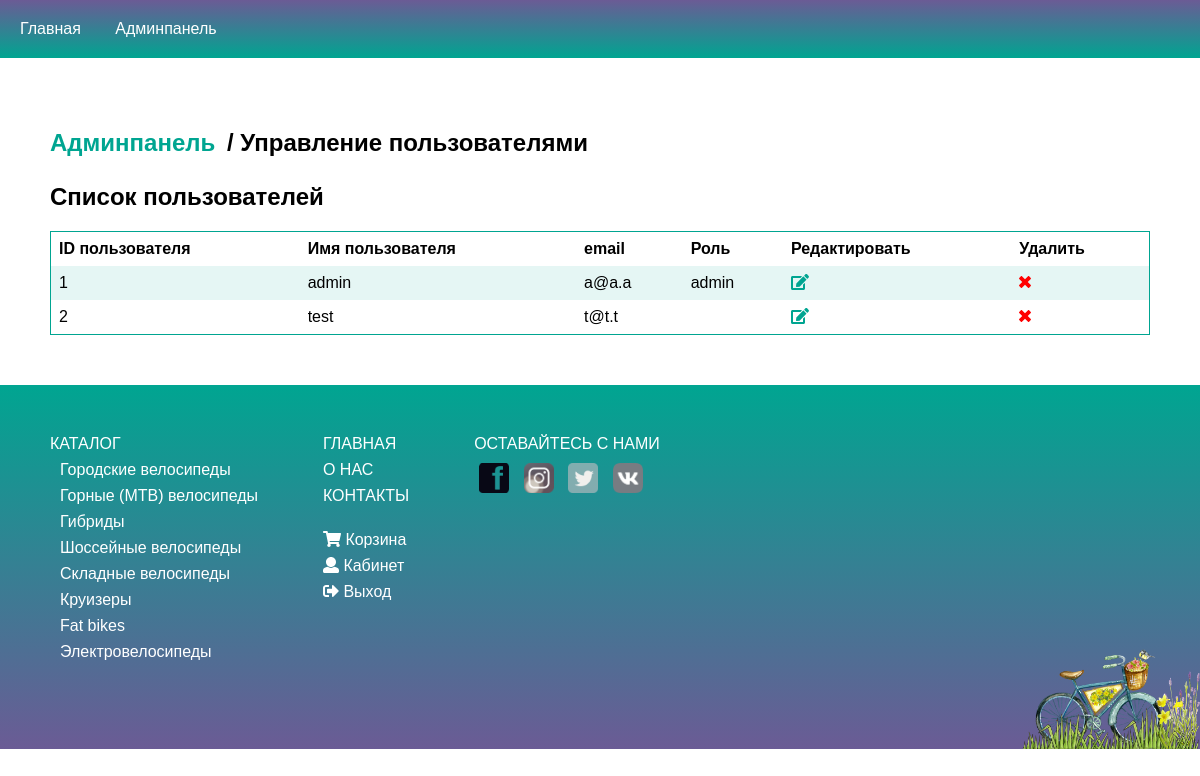
Page /admin/users (signed in) on the committed database.
### tables this page shows
CREATE TABLE `users` (
  `id_user` int(11) NOT NULL,
  `name` varchar(255) NOT NULL,
  `email` varchar(255) NOT NULL,
  `password` varchar(255) NOT NULL,
  `role` varchar(255) NOT NULL
);

CREATE TABLE `categories` (
  `id_category` int(11) NOT NULL,
  `name` varchar(255) NOT NULL,
  `sort_order` int(11) NOT NULL DEFAULT '0',
  `status` int(11) NOT NULL DEFAULT '1'
);

### backend/controllers/AdminUsersController.php (called while the page is built, shortened)
<?php
class AdminUsersController extends AdminBase {
    public function indexAction() {
        self::checkAdmin();
        $users = User::getAllUsers();
        $data = [
            'users'=>$users
        ];
        $v = new View('admin_users/index.php');
        $v->render($data);
        return true;
    }
}

### core/App.php (called while the page is built, shortened)
<?php
class App {
    private $routes;
    function __construct() {
        $this->routes = include('./config/routes.php');
    }
    private function getURI() {
        if (!empty($_SERVER['REQUEST_URI'])) {
            return trim($_SERVER['REQUEST_URI'], '/');
        }
    }
    public function run() {
        $uri = $this->getURI();
        foreach ($this->routes as $uriPattern => $path) {
            if (preg_match("~$uriPattern~", $uri)) {
                $internalRoute = preg_replace("~$uriPattern~", $path, $uri);
                $segments = explode('/', $internalRoute);
                $controllerName = array_shift($segments) . 'Controller';
                $actionName = array_shift($segments) . 'Action';
                $parameters = $segments;
                $controllerObject = new $controllerName();
                $result = @call_user_func_array(array($controllerObject, $actionName), $parameters);
                if ($result != null) {
                    break;
                }
            }
        }
    }
}

### index.php (called while the page is built, shortened)
<?php
include "./core/Autoloader.php";
$app = new App();
$app->run();

### core/DatabaseHandler.php (called while the page is built, shortened)
<?php
class DatabaseHandler {
    private static $_mHandler;
    private static function GetHandler() {
        if (!isset(self::$_mHandler)) {
            try {
                self::$_mHandler = 	new PDO(PDO_DSN, DB_USERNAME, DB_PASSWORD, array(PDO::ATTR_PERSISTENT));
                self::$_mHandler->setAttribute(PDO::ATTR_ERRMODE, PDO::ERRMODE_EXCEPTION);
            } catch (PDOException $e){
                self::Close();
                trigger_error($e->getMessage(), E_USER_ERROR);
                $app = new App();
                $app->logger->log('db ' . $e->getMessage());
            }
        }
        return self::$_mHandler;
    }
    public static function Execute($sqlQuery, $params = null) {
        try {
            $database_handler = self::GetHandler();
            $statement_handler = $database_handler->prepare($sqlQuery);
            return $statement_handler->execute($params);
        } catch(PDOException $e) {
            self::Close();
            trigger_error($e->getMessage(), E_USER_ERROR);
            $app = new App();
            $app->logger->log('db ' . $e->getMessage());
        }
    }
    public static function GetAll($sqlQuery, $params = null, $fetchStyle = PDO::FETCH_ASSOC) {
        $result = null;
        try {
            $database_handler = self::GetHandler();
            self::Execute("set character_set_results='utf8'");
            $statement_handler = $database_handler->prepare($sqlQuery);
            $statement_handler->execute($params);
            $result = $statement_handler->fetchAll($fetchStyle);
        } catch(PDOException $e) {
            self::Close();
            trigger_error($e->getMessage(), E_USER_ERROR);
            $app = new App();
            $app->logger->log('db ' . $e->getMessage());
        }
        return $result;
    }
    public static function GetRow($sqlQuery, $params = null, $fetchStyle = PDO::FETCH_ASSOC) {
        $result = null;
        try {
            $database_handler = self::GetHandler();
            $statement_handler = $database_handler->prepare($sqlQuery);
            $statement_handler->execute($params);
            $result = $statement_handler->fetch($fetchStyle);
        } catch(PDOException $e) {
            self::Close();
            trigger_error($e->getMessage(), E_USER_ERROR);
            $app = new App();
            $app->logger->log('db ' . $e->getMessage());
        }
        return $result;
    }
}
?>

### backend/models/User.php (called while the page is built, shortened)
<?php
class User {
    public static function isGuest() {
        if (isset($_SESSION['user'])) {
            return false;
        }
        return true;
    }
    public static function getUserById($id) {
        $query = "SELECT * FROM users WHERE id_user = :id";
        $result = DatabaseHandler::GetRow($query, ['id'=>$id]);
        return $result;
    }
    public static function getAllUsers() {
        $query = "SELECT * FROM users";
        $result = DatabaseHandler::GetAll($query);
        return $result;
    }
}

### backend/controllers/AdminBase.php (called while the page is built)
<?php
abstract class AdminBase {
    public static function checkAdmin() {
        $userId = User::checkLogged();
        $user = User::getUserById($userId);
        if ($user['role'] === 'admin') {
            return true;
        }
        die('Access denied');
    }
}

### core/Autoloader.php (called while the page is built, shortened)
<?php
spl_autoload_register(function ($class_name) {
	$directories = [
        'backend/views/',
        'backend/models/',
        'backend/controllers/',
        'core/',
        ];
});

### backend/models/Category.php (called while the page is built, shortened)
<?php
class Category {
    public static function getCategoriesList() {
        $query = "SELECT id_category, name
                FROM categories
                WHERE status = 1 ORDER BY sort_order, name ASC";
        $categories = DatabaseHandler::GetAll($query);
        return $categories;
    }
}

### assets/tpl/admin_users/index.php (the view)
<?php include './assets/tpl/layouts/header_adm.php'; ?>
<div class="cabinet pb0">
    <h2 id="breadcrumb"><a href="/admin">Админпанель</a> / Управление пользователями</h2>
</div>
<div class="admin pad-50 pt0">
    <h2>Список пользователей</h2>
    <div class="table-container">
        <table>
            <tr>
                <th>ID пользователя</th>
                <th>Имя пользователя</th>
                <th>email</th>
                <th>Роль</th>
                <th>Редактировать</th>
                <th>Удалить</th>
            </tr>
            <?php foreach ($users as $user): ?>
            <tr>
                <td>
                    <?= $user['id_user']; ?>
                </td>
                <td>
                    <?= $user['name']; ?>
                </td>
                <td>
                    <?= $user['email']; ?>
                </td>
                <td>
                    <?= $user['role'];; ?>
                </td>
                <td><a href="/admin/users/update/<?= $user['id_user']; ?>" title="Редактировать" class="edit"><i class="fa fa-edit"></i></a></td>
                <td><a href="/admin/users/delete/<?= $user['id_user']; ?>" title="Удалить" class="del"><i class="fa fa-times"></i></a></td>
            </tr>
            <?php endforeach; ?>
        </table>
    </div>
</div>
<?php include './assets/tpl/layouts/footer.php'; ?>

### assets/tpl/layouts/footer.php (shortened to what this page needs)
<footer>
    <div class="mgb30">
        <ul>
            <p class="mgb"><a href="/catalog/">Каталог <i class="fa fa-caret-right"></i></a></p>
            <?php $categories = Category::getCategoriesList();
                        foreach ($categories as $category): ?>
            <li class="mgb">
                <a href="/category/<?= $category['id_category']; ?>">
                    <?= $category['name']; ?>
                </a>
            </li>
            <?php endforeach; ?>
        </ul>
    </div>
    <div class="mgb30">
        <p class="mgb"><a href="/">Главная <i class="fa fa-caret-right"></i></a></p>
        <p class="mgb"><a href="/about/">О нас <i class="fa fa-caret-right"></i></a></p>
        <p class="mgb"><a href="/contacts/">Контакты <i class="fa fa-caret-right"></i></a></p>
        <br class="mgb" />
        <div class="mgb"><a href="/basket/"><i class="fa fa-shopping-cart"></i> Корзина <i class="fa fa-caret-right"></i></a></div>
        <?php if (User::isGuest()): ?>
        <div class="mgb"><a href="/user/login/"><i class="fa fa-sign-in-alt"></i> Вход <i class="fa fa-caret-right"></i></a></div>
        <div class="mgb"><a href="/user/register/"><i class="fa fa-id-card"></i> Регистрация <i class="fa fa-caret-right"></i></a></div>
        <?php else: ?>
        <div class="mgb"><a href="/cabinet/"><i class="fa fa-user"></i> Кабинет <i class="fa fa-caret-right"></i></a><br /></div>
        <div class="mgb"><a href="/user/logout/"><i class="fa fa-sign-out-alt"></i> Выход <i class="fa fa-caret-right"></i></a></div>
        <?php endif; ?>
    </div>
    <div class="social mgb">
        <p>Оставайтесь с нами</p>
        <a href="#facebook"><img src="/assets/img/front-images/facebook-667456_640.png" alt="facebook" /></a>
        <a href="#instagram"><img src="/assets/img/front-images/insta.png" alt="instagram" /></a>
        <a href="#twitter"><img src="/assets/img/front-images/twitter.png" alt="twitter" /></a>
        <a href="#vk"><img src="/assets/img/front-images/vk.png" alt="vk" /></a>
    </div>
    <img src="/assets/img/front-images/vintage-937960_640.png" alt="bikeshop" />
</footer>
</body>
</html>

### assets/css/style.css (style rules this page uses)
header, section, footer, aside, nav, main, article, figure { display: block; }
body { margin: 0; font-family: 'Montserrat', sans-serif; }
footer { font-size: 16px; padding: 50px; background: linear-gradient(to bottom, #00a591 0%, #6b5b95 100%); position: relative; color: white; }
footer .mgb { margin-bottom: 8px; }
footer .mgb30 { margin-bottom: 30px; }
footer a:link, footer a:visited { color: white; text-decoration: none; }
footer > img { position: absolute; right: 0; bottom: 0; height: 100px; }
footer > div:not(last-child) { margin-right: 50px; }
footer ul, footer p { text-transform: uppercase; margin: 0; padding: 0; }
footer li { list-style-type: none; padding-left: 10px; text-transform: none; }
footer > div { margin-top: 30px; margin-bottom: 10px; display: inline-block; margin-top: 0; vertical-align: top; }
.social img { width: 30px; -webkit-filter: grayscale(90%); filter: grayscale(90%); }
.social p { margin-bottom: 10px; }
.social a { padding: 5px; }
.contacts, .login, .register, .cabinet { padding: 50px; }
.contacts h2, .login h2, .register h2, .cabinet h2 { color: #00a591; }
.cabinet a:link, .cabinet a:visited, .login a:link, .login a:visited { width: 250px; height: 30px; line-height: 30px; border: 1px solid #00a591; color: #00a591; display: block; border-radius: 15px; margin-bottom: 5px; text-decoration: none; padding-left: 15px; padding-right: 5px; }
#breadcrumb { color: black; }
.cabinet h2#breadcrumb a:link, .cabinet h2#breadcrumb a:visited { color: #00a591; width: auto; display: inline-block; background-color: transparent; border: none; padding-left: 0; }
table { border-collapse: collapse; border-spacing: 0; width: 100%; border: 1px solid #00a591; }
th, td { text-align: left; padding: 8px; }
tr:nth-child(even) { background-color: rgba(0, 165, 145, 0.1); }
.table-container { overflow-x: auto; }
.pad-50 { padding: 50px; }
.pb0 { padding-bottom: 0; }
.pt0 { padding-top: 0; }
.admin .del:link, .admin .del:visited { color: red; text-align: center; }
.admin .edit:link, .admin .edit:visited { color: #00a591; text-align: center; }
.admin table a:link, .admin table a:visited { color: #00a591; }

### rows in the picture
users: id_user "1", name "admin", email "a@a.a", role "admin"
users: id_user "2", name "test", email "t@t.t"
categories: name "Городские велосипеды"
categories: name "Горные (MTB) велосипеды"
categories: name "Гибриды"
categories: name "Шоссейные велосипеды"
categories: name "Складные велосипеды"
categories: name "Круизеры"
categories: name "Fat bikes"
categories: name "Электровелосипеды"
